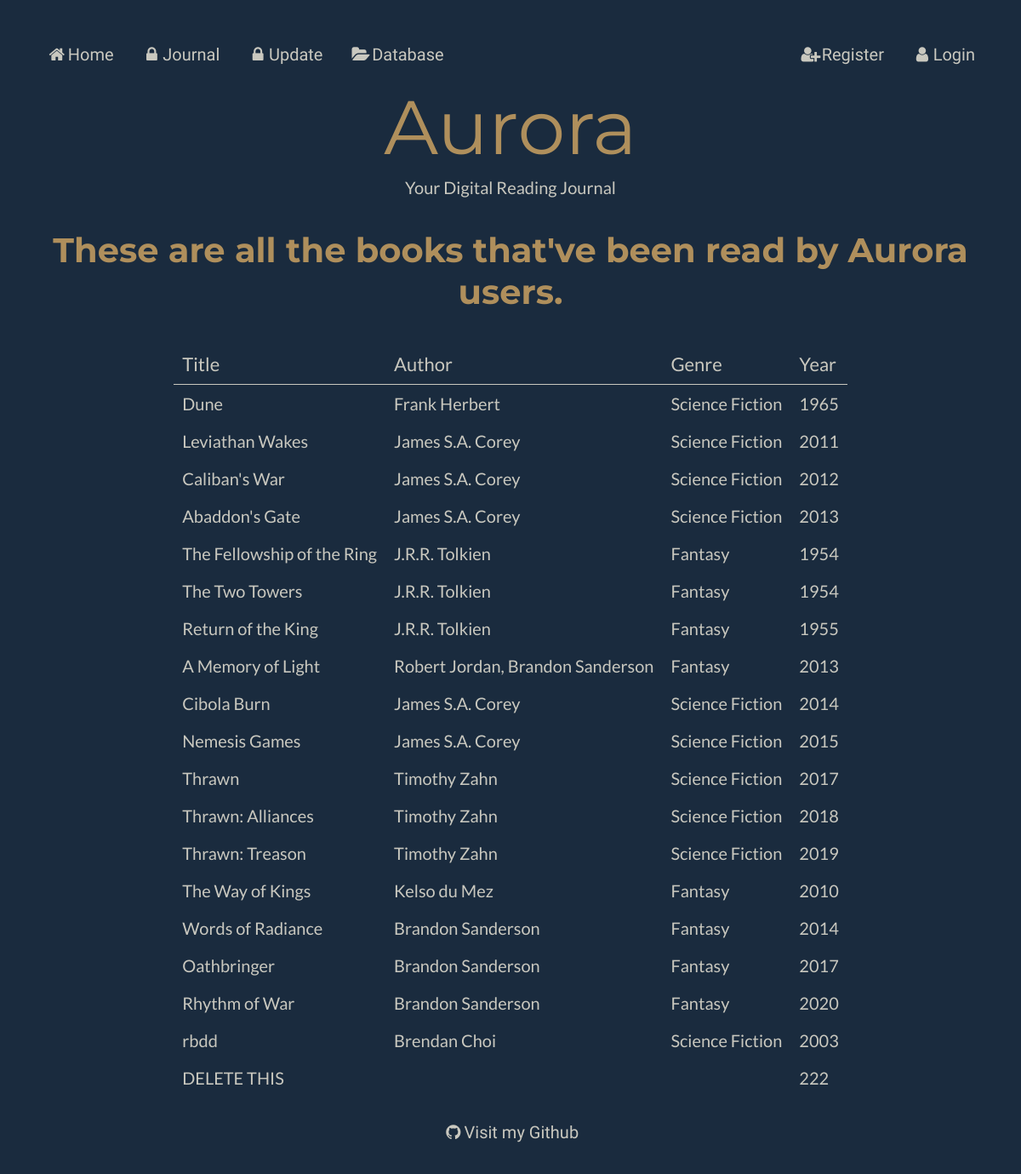
/books, run on the app's committed database.
### models.py (models this page shows)
class Books (db.Model):
    __tablename__ = "Books"
    bookid = db.Column(db.Integer, primary_key=True)
    title = db.Column(db.String(80))
    sypnosis = db.Column(db.String(80))
    year = db.Column(db.String(80))
    authors = db.relationship("Authors", secondary=BooksAuthors, back_populates="books")
    users = db.relationship("Users", secondary=BooksUsers, back_populates="books")
    genres = db.relationship("Genres", secondary=BooksGenres, back_populates="books")

### main.py (the view)
@app.route('/books')
def books():
    book = models.Books.query.all()
    return render_template("allbooks.html", book=book, page_title="Books")

### main.py (called while the page is built)
@app.context_processor
def add_current_user():
    if session.get('user'): # if a user is logged in
        return dict(current_user=models.Users.query.get(session['user'])) # current user is equal to userinfo of user session
    return dict(current_user=None) # otherwise current user is none

### templates/allbooks.html
{% extends "layout.html" %}
{% block content %}
{% if current_user %}
<h1>Hey {{current_user.username}}, these that've been read by Aurora users.</h1>
{% else %}
<h1>These are all the books that've been read by Aurora users.</h1>
{% endif %}
<table id="books">
        <tr>
            <th colspan = 1>Title</th>
            <th colspan = 1>Author</th>
            <th colspan = 1>Genre</th>
            <th colspan = 1>Year</th>
        </tr>
    {% for book in book %}
        <tr>
            <td> <a href="/book/{{ book.title }}"> {{ book.title }} </a></td>
            <td> <a href="/author/{{ book.authors|map(attribute='name')|join(', ') }}">{{ book.authors|map(attribute="name")|join(", ") }}</a></td>
            <td> <a href="/genre/{{ book.genres|map(attribute='name')|join(', ') }}"> {{ book.genres|map(attribute="name")|join(", ") }}</a></td>
            <td>{{ book.year }}</td>
        </tr>
    {% endfor %}
</table>
{% endblock %}

### templates/layout.html (shortened to what this page needs)
<!DOCTYPE html>
<html lang='en'>
    <head>
        <link rel="stylesheet" href="/static/styles.css">
        <link rel="stylesheet" href="https://cdnjs.cloudflare.com/ajax/libs/font-awesome/4.7.0/css/font-awesome.min.css">
    </head>
    <body>
        {% include "nav.html" %}
        <header>Aurora</header>
        <subhead>Your Digital Reading Journal</subhead>
        {% block content %}{% endblock %}
        {% include "footer.html" %}
    </body>
</html>

### templates/nav.html
<nav>
    <ul>
        <li><a href="/"><i class="fa fa-fw fa-home"></i>Home</a></li>
        {% if current_user %}
        <li><a href="/journal"><i class="fa fa-fw fa-book"></i>Journal</a></li>
        <li><a href="/update"><i class="fa fa-fw fa-edit"></i>Update</a></li>
        {% else %}
        <li><a href="/"><i class="fa fa-fw fa-lock"></i>Journal</a></li>
        <li><a href="/"><i class="fa fa-fw fa-lock"></i>Update</a></li>
        {% endif %}
        <li><a href="/books"><i class="fa fa-fw fa-folder-open"></i>Database</a></li>
        {% if current_user %}
        <li><a href="/logout"><i class="fa fa-fw fa-user-o"></i>Logout</a></li>
        <li><a><i class="fa fa-fw fa-user-circle"></i>Logged in as {{current_user.username}}</a></li>
        {% else %}
        <li><a href="/login"><i class="fa fa-fw fa-user"></i>Login</a></li>
        <li><a href="/signup"><i class="fa fa-fw fa-user-plus"></i>Register</a></li>
        {% endif %}
    </ul>
</nav>

### templates/footer.html
<footer>
    <p><a href="https://github.com/StephenHuang17253/aurora"><i class="fa fa-fw fa-github"></i>Visit my Github</a></p>
</footer>

### static/styles.css (style rules this page uses)
:root { --bg-color: #1a2b3e; --main-color: #af8f5c; --sub-color: #3a506c; --text-color: #c9c8bf; --font-aurora: "Montserrat"; --font-header: "Montserrat"; --font-body: "Lato"; --font-nav: "Julius Sans One"; }
html { height: 100%; }
body { font-family: var(--font-body); color: var(--text-color) ; font-size: 20px; background-color: var(--bg-color); padding: 30px; text-align: center; min-height: 100%; }
h1 { font-family: var(--font-header); color: var(--main-color) ; padding: 10px; }
header { font-family: var(--font-aurora); color: var(--main-color) ; font-size: 445%; padding: 5px; }
subhead { font-family: var(--font-body); padding: 10px; }
ul { list-style-type: none; margin: 0; padding: 0; overflow: hidden; font-family: var(--font-nav); }
li { float: left; }
li a { display: block; color: var(--text-color); text-align: center; padding: 14px 16px; text-decoration: none; }
li:nth-child(5) { float: right; }
li:last-child { float: right; }
table { border-collapse: collapse; margin: auto; text-align: left; }
th, td { text-align: left; padding: 10px; }
p { padding: 10px; }
tr { text-align: left; }
th { font-family: var(--font-body);; font-weight: normal; font-size: 110%; color: var(--text-color); border-bottom: thin solid var(--text-color); }
a:link { color: var(--text-color); background-color: transparent; text-decoration: none; cursor: pointer; }
footer { left: 0; bottom: 0; width: 100%; background-color: var(--bg-color); color: var(--text-color); text-align: center; font-family: var(--font-nav); }

### data on the page
Books: title "Dune", authors|map "Frank Herbert", genres|map "Science Fiction", year "1965"
Books: title "Leviathan Wakes", authors|map "James S.A. Corey", genres|map "Science Fiction", year "2011"
Books: title "Caliban's War", authors|map "James S.A. Corey", genres|map "Science Fiction", year "2012"
Books: title "Abaddon's Gate", authors|map "James S.A. Corey", genres|map "Science Fiction", year "2013"
Books: title "The Fellowship of the Ring", authors|map "J.R.R. Tolkien", genres|map "Fantasy", year "1954"
Books: title "The Two Towers", authors|map "J.R.R. Tolkien", genres|map "Fantasy", year "1954"
Books: title "Return of the King", authors|map "J.R.R. Tolkien", genres|map "Fantasy", year "1955"
Books: title "A Memory of Light", authors|map "Robert Jordan, Brandon Sanderson", genres|map "Fantasy", year "2013"
Books: title "Cibola Burn", authors|map "James S.A. Corey", genres|map "Science Fiction", year "2014"
Books: title "Nemesis Games", authors|map "James S.A. Corey", genres|map "Science Fiction", year "2015"
Books: title "Thrawn", authors|map "Timothy Zahn", genres|map "Science Fiction", year "2017"
Books: title "Thrawn: Alliances", authors|map "Timothy Zahn", genres|map "Science Fiction", year "2018"
Books: title "Thrawn: Treason", authors|map "Timothy Zahn", genres|map "Science Fiction", year "2019"
Books: title "The Way of Kings", authors|map "Kelso du Mez", genres|map "Fantasy", year "2010"
Books: title "Words of Radiance", authors|map "Brandon Sanderson", genres|map "Fantasy", year "2014"
Books: title "Oathbringer", authors|map "Brandon Sanderson", genres|map "Fantasy", year "2017"
Books: title "Rhythm of War", authors|map "Brandon Sanderson", genres|map "Fantasy", year "2020"
Books: title "rbdd", authors|map "Brendan Choi", genres|map "Science Fiction", year "2003"
Books: title "DELETE THIS", year "222"
